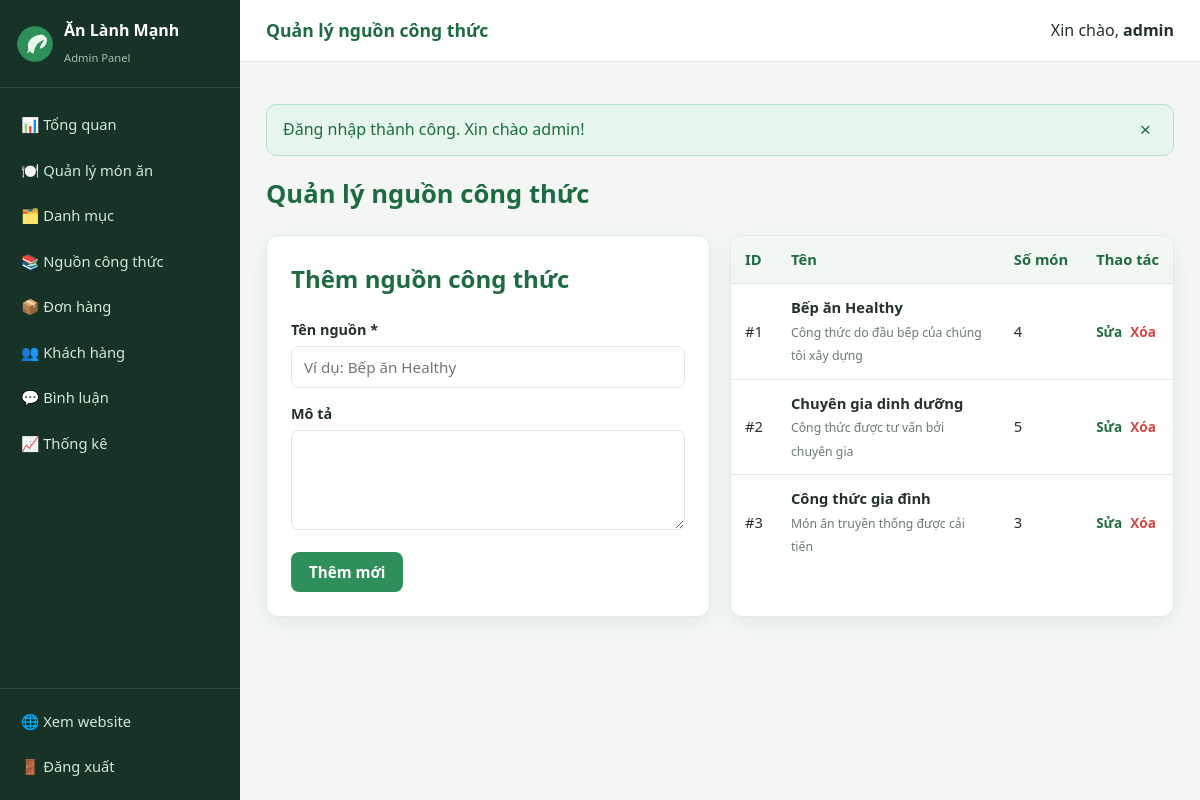
The app's page /admin/nguoncongthuc.php (signed in) with its own data.
### tables this page shows
CREATE TABLE nguon_cong_thuc (
    id INT AUTO_INCREMENT PRIMARY KEY,
    ten VARCHAR(150) NOT NULL,
    mo_ta TEXT,
    created_at TIMESTAMP DEFAULT CURRENT_TIMESTAMP
);

### admin/nguoncongthuc.php (the view, shortened to what this page needs)
<?php
require_once __DIR__ . '/includes/auth.php';
$edit = null;
$rows = $pdo->query('SELECT nct.*, COUNT(m.id) AS so_mon FROM nguon_cong_thuc nct LEFT JOIN mon_an m ON m.id_nguon = nct.id GROUP BY nct.id ORDER BY nct.id')->fetchAll();
include __DIR__ . '/includes/header.php';
?>
<h1 class="admin-page-title">Quản lý nguồn công thức</h1>
<div class="grid grid-2">
    <div class="panel">
        <h2 style="margin-top:0;color:var(--green-dark)"><?= $edit ? 'Sửa nguồn công thức' : 'Thêm nguồn công thức' ?></h2>
        <form method="post" action="nguoncongthuc.php">
            <div class="form-group">
                <label for="ten">Tên nguồn *</label>
                <input type="text" id="ten" name="ten" required value="<?= e($edit['ten'] ?? '') ?>" placeholder="Ví dụ: Bếp ăn Healthy">
            </div>
            <div class="form-group">
                <label for="mo_ta">Mô tả</label>
                <textarea id="mo_ta" name="mo_ta"><?= e($edit['mo_ta'] ?? '') ?></textarea>
            </div>
            <button type="submit" class="btn btn-primary"><?= $edit ? 'Cập nhật' : 'Thêm mới' ?></button>
        </form>
    </div>
    <div class="table-wrap">
        <table>
            <thead><tr><th>ID</th><th>Tên</th><th>Số món</th><th>Thao tác</th></tr></thead>
            <tbody>
            <?php foreach ($rows as $r): ?>
                <tr>
                    <td>#<?= (int)$r['id'] ?></td>
                    <td><strong><?= e($r['ten']) ?></strong><br><small style="color:var(--muted)"><?= e($r['mo_ta']) ?></small></td>
                    <td><?= (int)$r['so_mon'] ?></td>
                    <td>
                        <div class="action-links">
                            <a href="nguoncongthuc.php?edit=<?= (int)$r['id'] ?>">Sửa</a>
                            <a class="delete" href="nguoncongthuc.php?delete=<?= (int)$r['id'] ?>"
                               data-confirm="Xóa nguồn công thức này?">Xóa</a>
                        </div>
                    </td>
                </tr>
            <?php endforeach; ?>
            </tbody>
        </table>
    </div>
</div>
<?php include __DIR__ . '/includes/footer.php'; ?>

### admin/css/admin.css (style rules this page uses)
body { background: #f3f6f4; }
.admin-page-title { margin: 0 0 20px; font-size: 1.6rem; color: var(--green-dark); }
.action-links { display: flex; gap: 8px; white-space: nowrap; }
.action-links a { font-size: .85rem; font-weight: 600; }
.action-links .delete { color: var(--danger); }

### css/style.css (style rules this page uses)
:root { --green: #2f8f5b; --green-dark: #1f6b41; --green-light: #e8f5ee; --orange: #e8833a; --text: #243129; --muted: #6b7b71; --bg: #f7faf8; --white: #fff; --border: #dfe8e2; --danger: #d64545; --warning: #d99a1c; --radius: 12px; --shadow: 0 6px 20px rgba(31, 107, 65, .08); }
* { box-sizing: border-box; }
html { scroll-behavior: smooth; }
body { margin: 0; font-family: "Segoe UI", Roboto, Helvetica, Arial, sans-serif; color: var(--text); background: var(--bg); line-height: 1.6; }
a { color: var(--green-dark); text-decoration: none; }
.btn { display: inline-block; border: 0; border-radius: 8px; cursor: pointer; padding: 10px 18px; font-size: .95rem; font-weight: 600; text-align: center; transition: .18s ease; font-family: inherit; }
.btn-primary { background: var(--green); color: #fff; }
.grid { display: grid; gap: 20px; }
.grid-2 { grid-template-columns: repeat(2, minmax(0, 1fr)); }
.panel { background: #fff; border: 1px solid var(--border); border-radius: var(--radius); padding: 24px; box-shadow: var(--shadow); }
.form-group { margin-bottom: 14px; }
.form-group label { display: block; font-weight: 600; margin-bottom: 5px; font-size: .9rem; }
input, select, textarea { width: 100%; padding: 10px 12px; border: 1px solid var(--border); border-radius: 8px; font-family: inherit; font-size: .95rem; background: #fff; color: var(--text); }
textarea { min-height: 100px; resize: vertical; }
.table-wrap { overflow-x: auto; background: #fff; border: 1px solid var(--border); border-radius: var(--radius); box-shadow: var(--shadow); }
table { width: 100%; border-collapse: collapse; }
th, td { padding: 12px 14px; text-align: left; border-bottom: 1px solid var(--border); font-size: .92rem; vertical-align: middle; }
th { background: #f2f7f4; color: var(--green-dark); font-weight: 700; white-space: nowrap; }
tr:last-child td { border-bottom: 0; }

### records on screen
nguon_cong_thuc: id "1", ten "Bếp ăn Healthy", mo_ta "Công thức do đầu bếp của chúng tôi xây dựng", so_mon "4"
nguon_cong_thuc: id "2", ten "Chuyên gia dinh dưỡng", mo_ta "Công thức được tư vấn bởi chuyên gia", so_mon "5"
nguon_cong_thuc: id "3", ten "Công thức gia đình", mo_ta "Món ăn truyền thống được cải tiến", so_mon "3"

### other values on screen
$page_title "Quản lý nguồn công thức"
$_SESSION['ho_ten'] "admin"
$f['message'] "Đăng nhập thành công. Xin chào admin!"
